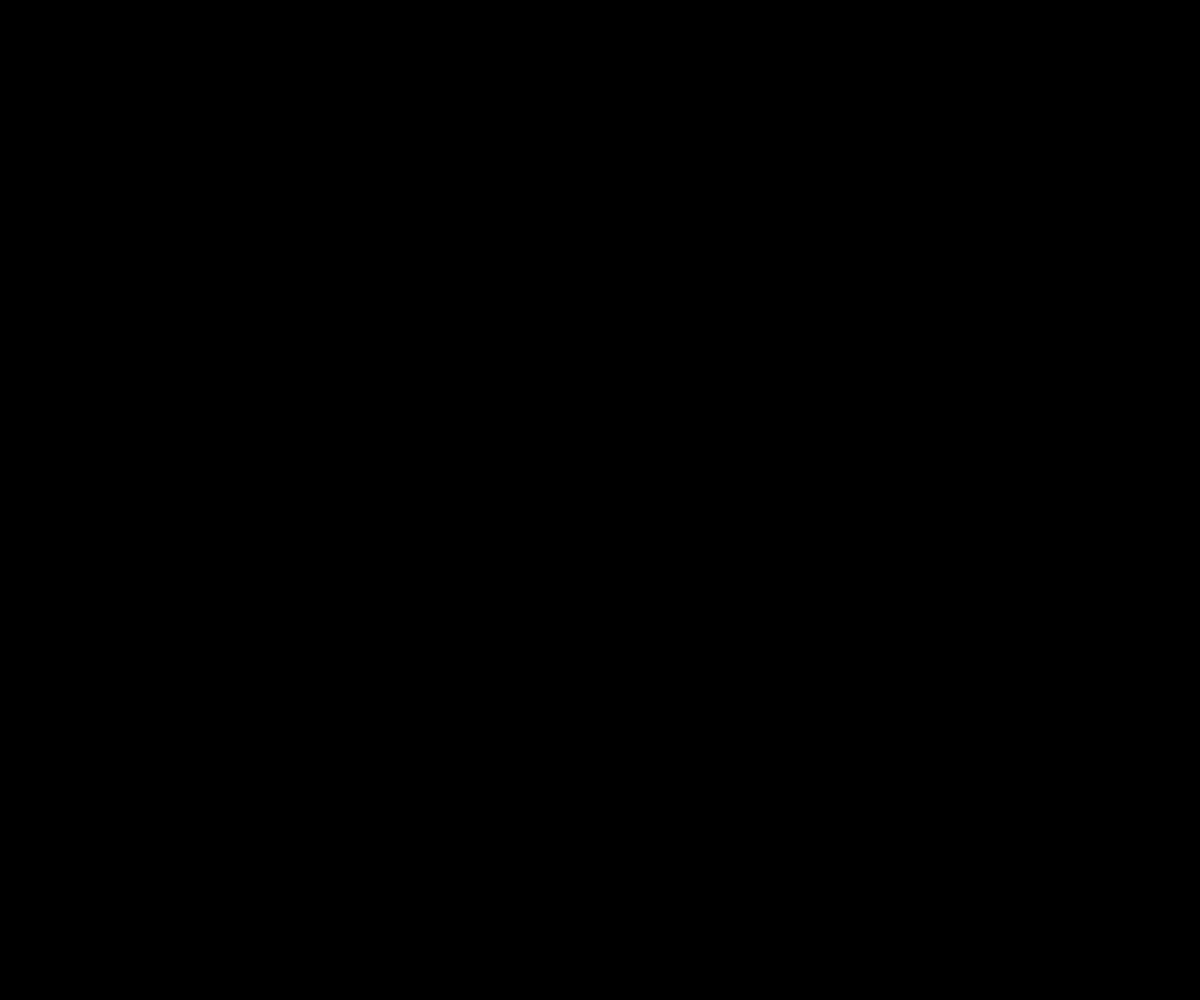
Frame 1 (no input)
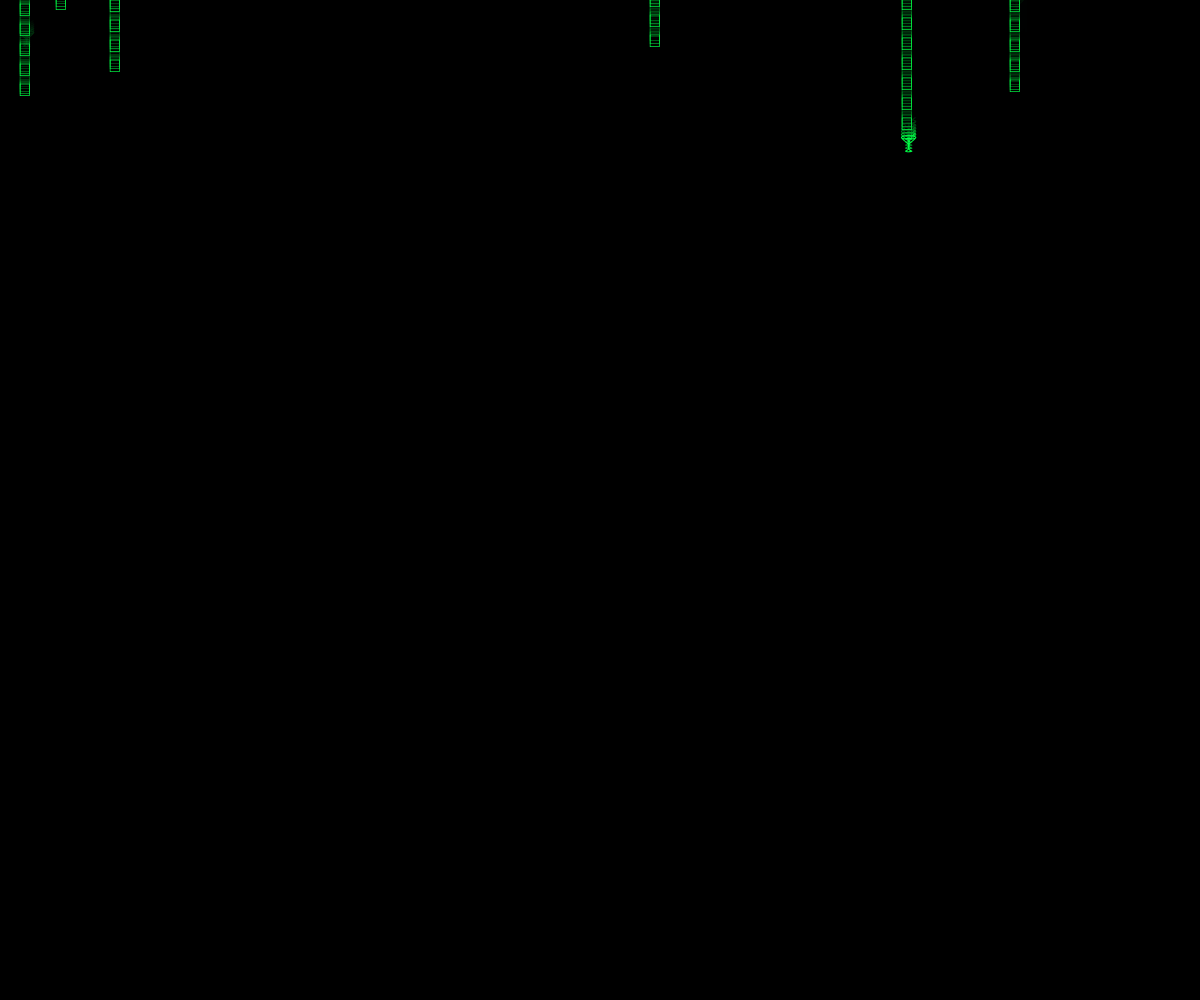
Frame 60 (no input)
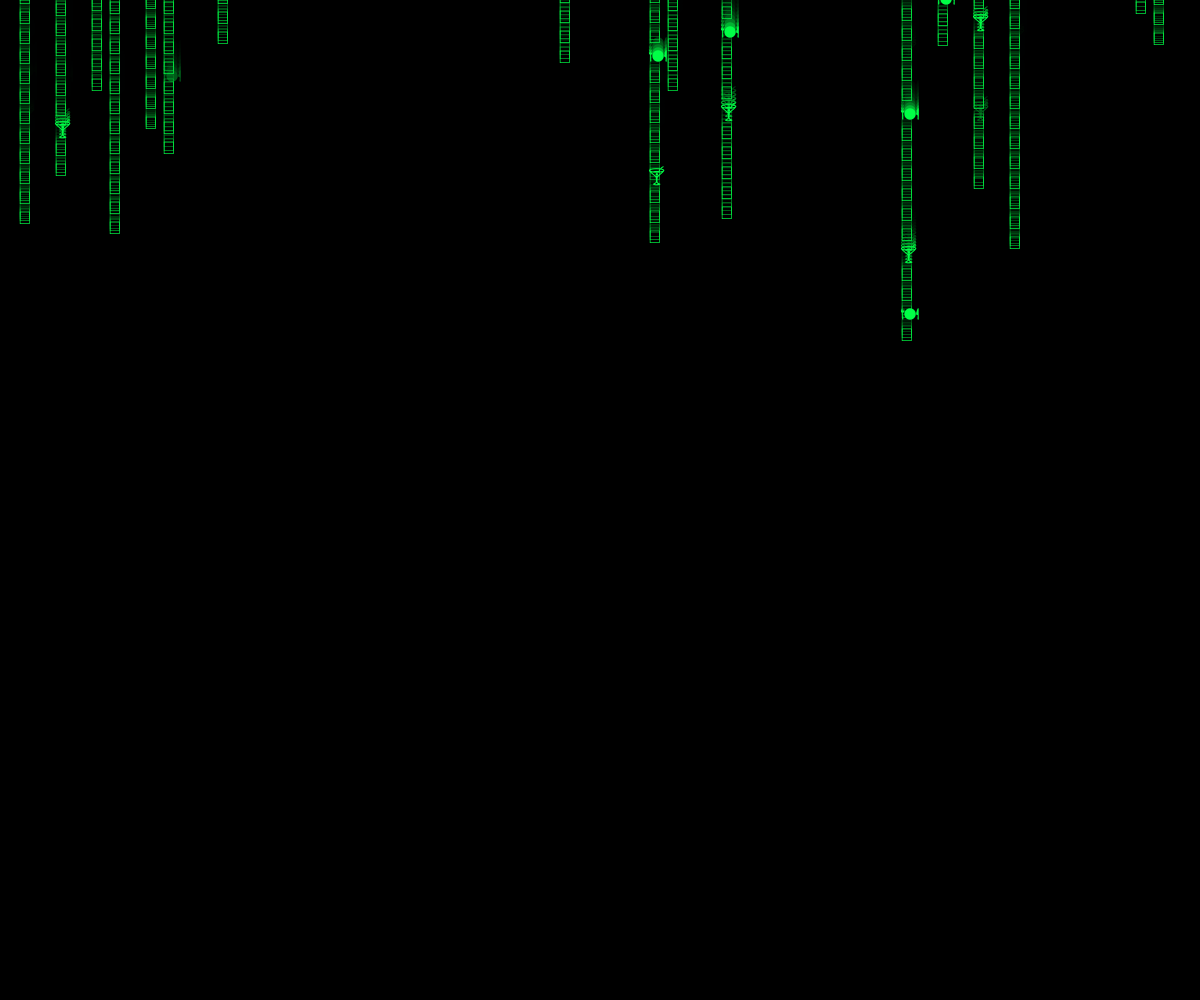
Frame 120 (the mouse pressed at the canvas centre since frame 60)

The p5.js sketch that drew these frames (run headless with seeded random() and noise() and a simulated clock; from frame 60 on, the mouse is pressed at the canvas centre):

// p5.js sketch
// ── sketch.js
var symbolSize = 18;
var fadeInterval = 1.6;
var streams = [];
let p5canvas;

function setup() {
  p5canvas = createCanvas(innerWidth, innerHeight);

  background(0);
  var x = 0;
  for (var i = 0; i <= width / symbolSize; i++) {
    var stream = new Stream();
    stream.generateSymbols(x, random(-1500, 0));
    streams.push(stream);
    x += symbolSize;
  }

  textSize(symbolSize);
}

function draw() {
  background(0, 75);
  streams.forEach(function (stream) {
    stream.render();
  });

  if (frameCount >= 1200) {
    noLoop();
  }
}

function windowResized() {
  resizeCanvas(windowWidth, windowHeight);
}

// ── Stream.js
function Stream() {
  this.symbols = [];
  this.totalSymbols = round(random(5, 25));
  this.speed = random(2, 4);

  this.generateSymbols = function (x, y) {
    var opacity = 255;
    var first = round(random(0, 4)) == 1;
    for (var i = 0; i <= this.totalSymbols; i++) {
      symbol = new writeText(x, y, this.speed, first, opacity);
      symbol.setToRandomSymbol();
      this.symbols.push(symbol);
      opacity -= 255 / this.totalSymbols / fadeInterval;
      y -= symbolSize + 2;
      first = false;
    }
  };

  this.render = function () {
    this.symbols.forEach(function (symbol) {
      if (symbol.first) {
        fill(140, 255, 170, symbol.opacity);
      } else {
        fill(0, 255, 70, symbol.opacity);
      }
      fill(0, 255, 70);
      text(symbol.value, symbol.x, symbol.y);
      symbol.rain();
      symbol.setToRandomSymbol();
    });
  };
}

// ── writeText.js
function writeText(x, y, speed, first, opacity) {
  this.x = x;
  this.y = y;
  this.value;
  this.speed = speed;
  this.switchInterval = round(random(2, 20));
  this.first = first;
  this.opacity = opacity;

  this.setToRandomSymbol = function () {
    if (frameCount % this.switchInterval == 0) {
      // Food Emojis
      this.value = String.fromCodePoint(0x1f35e + round(random(0, 34)));
    }
  };

  this.rain = function () {
    if (this.y >= height) {
      this.y = 0;
    } else {
      this.y += this.speed;
    }
  };
}
